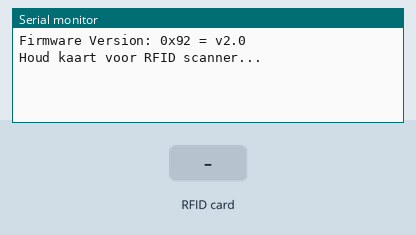
Simulated run of this sketch. Board: Arduino Uno, built with avr-gcc and run on an emulated ATmega328P. Shown: the last lines printed to the serial monitor. The test bench sets the inputs (shaded band).

Above: at 1.2 s.
1.3 s: RFID card AA AA AA AA held to the reader
At 2.0 s:
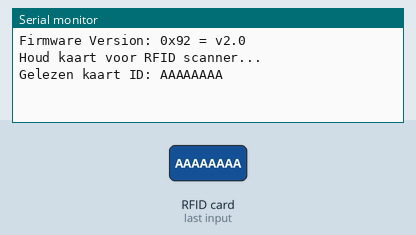
2.8 s: RFID card BB BB BB BB held to the reader
At 3.4 s:
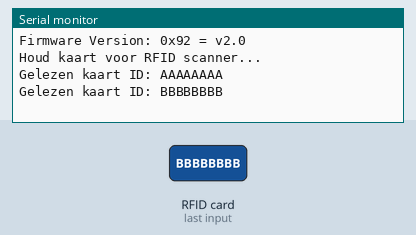
4.3 s: RFID card CC CC CC CC held to the reader
At 4.7 s:
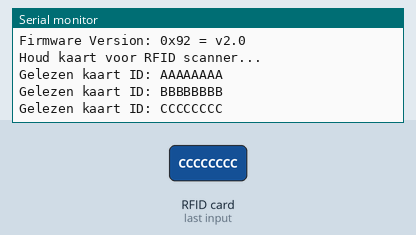
5.8 s: RFID card 5E 7A 19 C4 held to the reader
At 7.3 s:
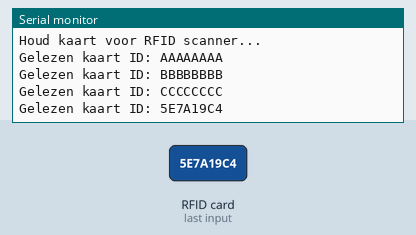

Measured:
- after the input at 1.3 s, the serial monitor: prints a new line at once (image 1)
- after the input at 2.8 s, the serial monitor: prints a new line at once (image 2)
- after the input at 4.3 s, the serial monitor: prints a new line at once (image 3)
- after the input at 5.8 s, the serial monitor: prints a new line at once (image 4)

The sketch:

rfidGame.ino
```cpp
 /* Pin layout: RFID Game
 * -----------------------------------------------------------------------------------------
 *             MFRC522      Arduino       Arduino   Arduino    Arduino          Arduino
 *             Reader/PCD   Uno/101       Mega      Nano v3    Leonardo/Micro   Pro Micro
 * Signal      Pin          Pin           Pin       Pin        Pin              Pin
 * -----------------------------------------------------------------------------------------
 * RST/Reset   RST          9             5         D9         RESET/ICSP-5     RST
 * SPI SS      SDA(SS)      10            53        D10        10               10
 * SPI MOSI    MOSI         11 / ICSP-4   51        D11        ICSP-4           16
 * SPI MISO    MISO         12 / ICSP-1   50        D12        ICSP-1           14
 * SPI SCK     SCK          13 / ICSP-3   52        D13        ICSP-3           15
 */
#include <SPI.h>                        // SPI lib
#include <MFRC522.h>                    // MFRC522 lib
const int pinRST =  9;                  // Reset pin
const int pinSS =  10;                  // Serial data pin

const String EersteGoedePas = "AAAAAAAA";  // UID eerste pas
const String TweedeGoedePas = "BBBBBBBB";  // UID tweede pas
const String DerdeGoedePas  = "CCCCCCCC";  // UID derde pas
const String VierdeGoedePas = "DDDDDDDD";  // UID vierde pas
const String VijfdeGoedePas = "EEEEEEEE";  // UID vijfde pas
String LaatsteVijfGelezenPassen[5] = {} ;
MFRC522 mfrc522(pinSS, pinRST);         // Instantieer MFRC522 op pinSS en pinRST
// RFID Game
bool game3done = false;


void LeesPasUIDuit() {
  // Als geen nieuwe kaart is gevonden EN
  // Als geen kaart data wordt gelezen
  // PICC = Proximity Integrated Circuit Card
  if (mfrc522.PICC_IsNewCardPresent() && mfrc522.PICC_ReadCardSerial()) {

    String cardIdRead = "";

    // Er zijn kaarten met 4 of met 7 bytes. De bibliotheek ondersteund nog geen 7 bit adressen
    // dus we hoeven maar 4 bytes te doorlopen
    for (byte i = 0; i < mfrc522.uid.size; i++) {
      // cardID[i] = mfrc522.uid.uidByte[i];
      cardIdRead.concat(String(mfrc522.uid.uidByte[i] < 0x10 ? "0" : ""));
      cardIdRead.concat(String(mfrc522.uid.uidByte[i], HEX));
    }

    cardIdRead.toUpperCase();

    Serial.print("Gelezen kaart ID: ");
    Serial.println(cardIdRead);
  if( LaatsteVijfGelezenPassen[0] != cardIdRead) {
      String temp = "";
      String temp2 = "";
      for (int i = 0; i < 5; i++) { // vervang de eerste string in de array en verschuif elke bestaande string op
        Serial.println(LaatsteVijfGelezenPassen[i]);
        delay(500);
        if (i=0){
          temp = LaatsteVijfGelezenPassen[0];
          LaatsteVijfGelezenPassen[0] = cardIdRead;
        }
        if (i=1) {
          temp2 = LaatsteVijfGelezenPassen[i];
          LaatsteVijfGelezenPassen[i]= temp;
          temp = "";
        }
        if (i=2) {
          temp = LaatsteVijfGelezenPassen[i];
          LaatsteVijfGelezenPassen[i]= temp2;
          temp2 = "";
        }
        if (i=3) {
          temp2 = LaatsteVijfGelezenPassen[i];
          LaatsteVijfGelezenPassen[i]= temp;
          temp = "";
        }
        if (i=4) {
          temp = LaatsteVijfGelezenPassen[i];
          LaatsteVijfGelezenPassen[i]= temp2;
          temp2 = "";
        }
      }
    }
    Serial.println("");

    // Stop het lezen
    mfrc522.PICC_HaltA();
  }
}


void controleerGoedeAntwoorden() {
  if (LaatsteVijfGelezenPassen[0] == EersteGoedePas && LaatsteVijfGelezenPassen[1] == TweedeGoedePas && LaatsteVijfGelezenPassen[2] == DerdeGoedePas && LaatsteVijfGelezenPassen[3] == VierdeGoedePas && LaatsteVijfGelezenPassen[4] == VijfdeGoedePas)

  game3done = true;

}


void setup() {
  Serial.begin(9600);   // Stel de seriële monitor in

  SPI.begin();          // Initialiseer de SPI bus
  mfrc522.PCD_Init();   // Initialiseer de MFRC522 lezer

  // Print MFRC522 Card Reader details naar seriële monitor
  mfrc522.PCD_DumpVersionToSerial();

  Serial.println("Houd kaart voor RFID scanner..."); // vervangen naar LCD
}

void loop() {
  LeesPasUIDuit();
  controleerGoedeAntwoorden();
}
```
